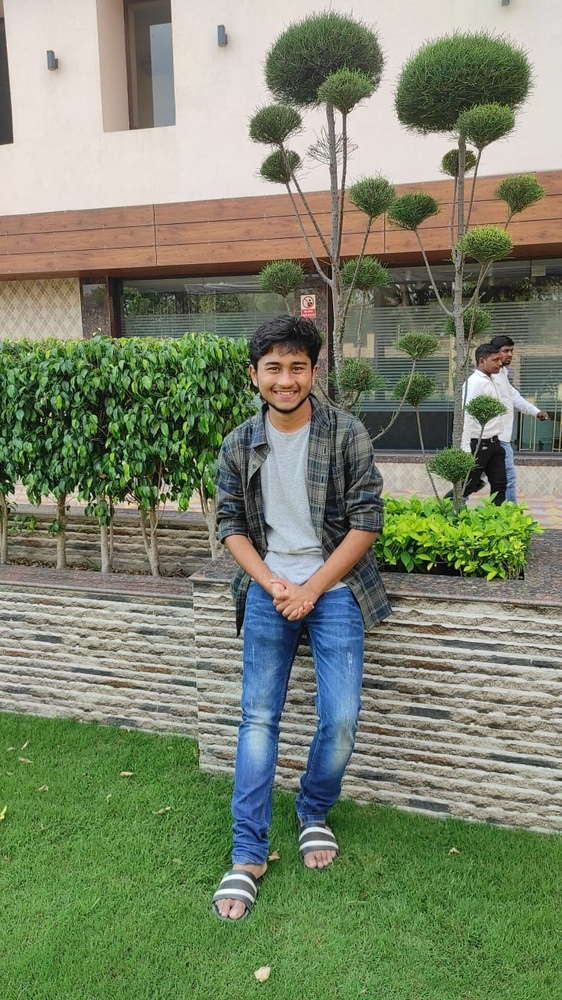
#> input picture DIP/profile pic.jpg, 562 x 1000 px, shrunk from 756 x 1344 before the run, found by its file name
$ python log_transformation.py
#> lines starting #> are read from the running program, lines starting #| are printed output that depends on the picture
import cv2
import numpy as np
import matplotlib.pyplot as plt
import os

# Define paths
image_path = r'c:\Users\pathi\OneDrive\Desktop\DIP\profile pic.jpg'
output_dir = r'c:\Users\pathi\OneDrive\Desktop\DIP\intensity_transformations'
output_file = os.path.join(output_dir, 'log_transformation_output.png')

# Load image
img = cv2.imread(image_path, 0)
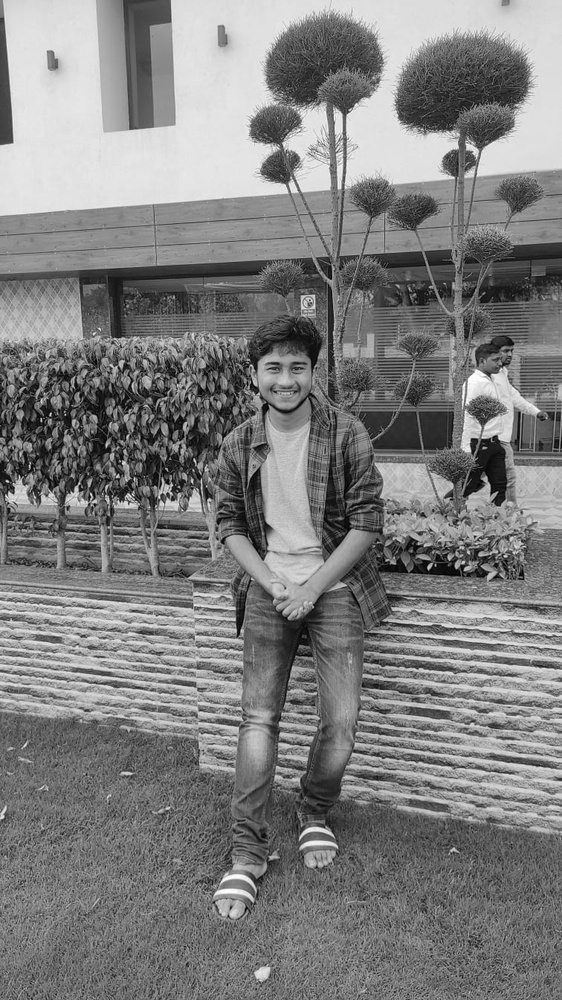
#> img: shape (1000, 562); min 0, max 255, mean 126.8
if img is None:
    print(f"Error: Could not load image from {image_path}")
    exit()

# Log Transformation: s = c * log(1 + r)
# c = 255 / log(1 + max_pixel_value)
c = 255 / np.log(1 + np.max(img))
#> c = 45.99
log_img = c * (np.log(1 + img.astype(np.float32)))
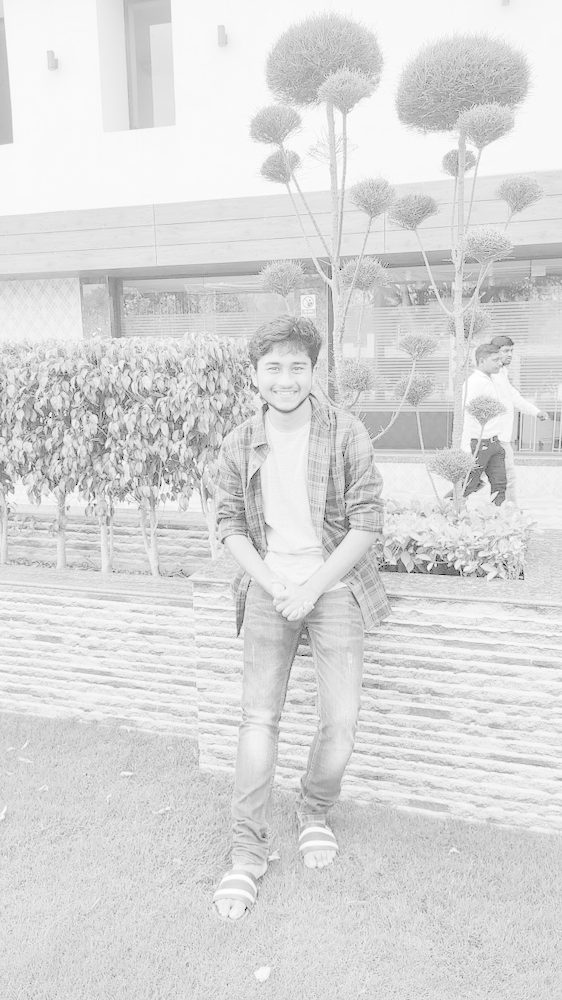
#> log_img: shape (1000, 562) float32; min 0, max 255, mean 217.8
log_img = np.array(log_img, dtype=np.uint8)

# Histograms
hist_original = cv2.calcHist([img], [0], None, [256], [0, 256])
#> hist_original = 256 values, max 7709 at index 226, min 9 at index 255, mean 2195.3
hist_log = cv2.calcHist([log_img], [0], None, [256], [0, 256])
#> hist_log = 256 values, max 33708 at index 249, min 0 at index 1, mean 2195.3

# Visualization
plt.figure(figsize=(12, 8))

plt.subplot(2, 2, 1)
plt.title("Original Image")
plt.imshow(img, cmap='gray')
plt.axis('off')

plt.subplot(2, 2, 2)
plt.title("Log Transformed Image")
plt.imshow(log_img, cmap='gray')
plt.axis('off')

plt.subplot(2, 2, 3)
plt.title("Original Histogram")
plt.plot(hist_original)
plt.xlim([0, 256])

plt.subplot(2, 2, 4)
plt.title("Log Transform Histogram")
plt.plot(hist_log, color='purple')
plt.xlim([0, 256])

plt.tight_layout()
plt.savefig(output_file)
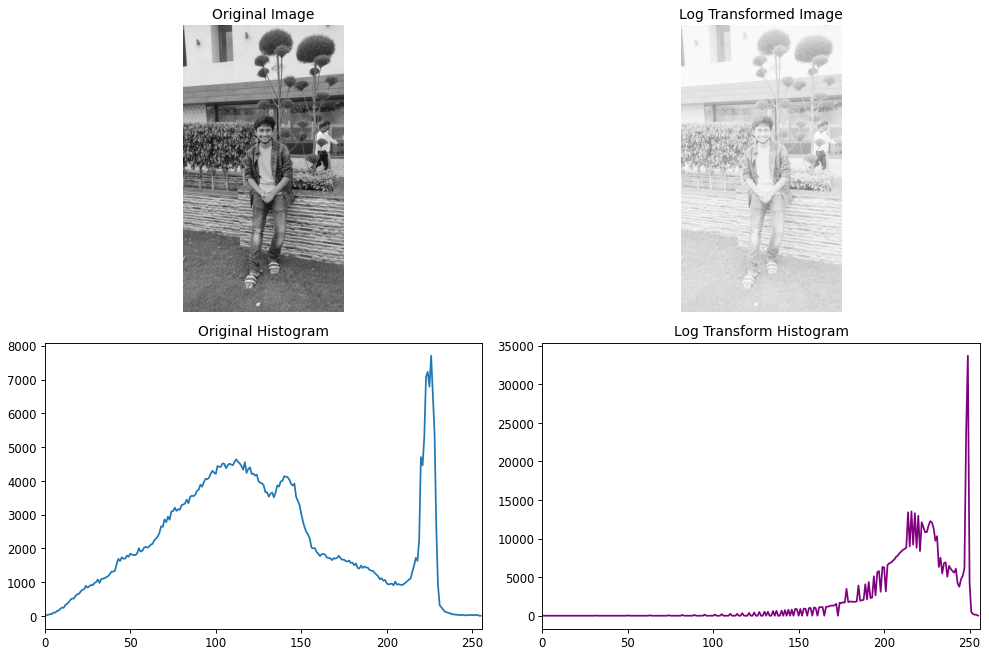
#> figure drawn by matplotlib, 4 panels; panel 3: curve peaks at x = 226, y = 7709; panel 4: curve peaks at x = 249, y = 33708
print(f"Log transformation result saved to {output_file}")
# plt.show()
